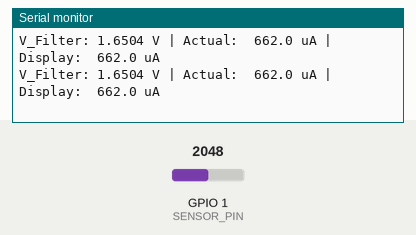
This sketch was run on a simulated ESP32-C3. Shown: the last lines printed to the serial monitor. The inputs (shaded band) are chosen by the test bench; at power-on: GPIO 1 (SENSOR_PIN) = 2048 (analog values on the 0–4095 scale).

Above: at 4.2 s.
4.3 s: GPIO 1 (SENSOR_PIN) set to 3104
At 5.1 s:
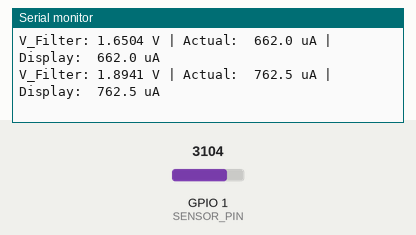
5.8 s: GPIO 1 (SENSOR_PIN) set to 3032
At 5.8 s:
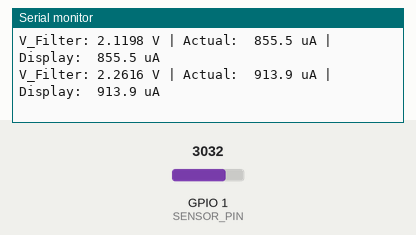
10.3 s: GPIO 1 (SENSOR_PIN) set to 101
At 10.8 s:
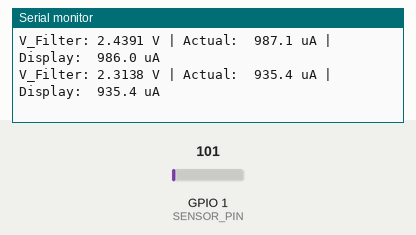
11.8 s: GPIO 1 (SENSOR_PIN) set to 87
At 13.4 s:
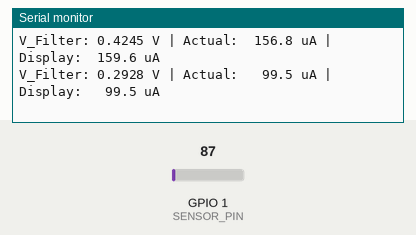
Timing chart, 0 to 14.9 s (numbered marks = the images above; inputs shaded):
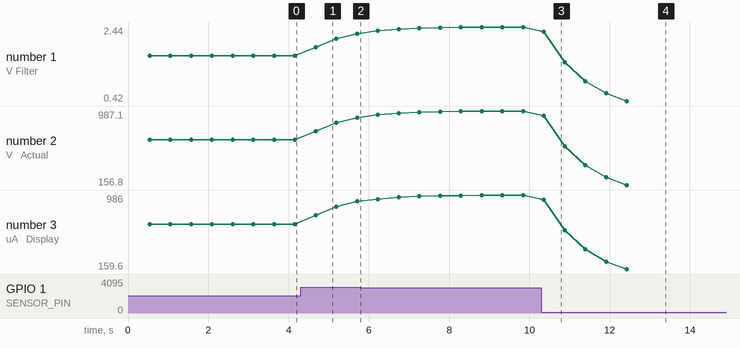

The sketch:

M_HV.ino
```cpp
/**
 * -----------------------------------------------------------------------------
 * @file    33kV_Leakage_Monitor.cpp
 * @brief   Firmware for ESP32-C3 Leakage Current Monitoring (33kV System)
 * @author  Supachok Hornsombat
 * @note    Hardware Revision: Op-Amp Gain = 2x (R11=10k, C8 Removed)
 * -----------------------------------------------------------------------------
 */

#include <Arduino.h>
#include <WiFi.h>
#include "esp_bt.h"

namespace Config {
    constexpr uint8_t  SENSOR_PIN         = 1;
    constexpr uint32_t SERIAL_BAUD        = 115200;

    // [TUNE] DSP Parameters
    constexpr float    EMA_ALPHA          = 0.02f;  // IIR filter coeff (lower = smoother but higher latency)
    constexpr float    DEADBAND_UA        = 3.0f;   // Mute ADC noise floor at 0-load
    constexpr uint16_t OVERSAMPLING_COUNT = 200;    // Trade CPU cycles for virtual resolution
    constexpr float    HYSTERESIS_WINDOW  = 3.0f;   // Display lock window to prevent UI flickering

    constexpr uint32_t PRINT_INTERVAL_MS  = 500;    // Telemetry polling rate (2Hz)
}

/**
 * @class SignalFilter
 * @brief Exponential Moving Average (EMA) Low-pass filter
 */
class SignalFilter {
private:
    float _filteredValue;
    float _alpha;

public:
    SignalFilter(float alpha) : _filteredValue(0.0f), _alpha(alpha) {}

    void setInitialValue(float val) {
        _filteredValue = val;
    }

    float update(float rawValue) {
        _filteredValue = (_alpha * rawValue) + ((1.0f - _alpha) * _filteredValue);
        return _filteredValue;
    }

    float get() const { return _filteredValue; }
};

/**
 * @class HysteresisDisplay
 * @brief Stabilizes display output to prevent flickering values
 */
class HysteresisDisplay {
private:
    float _displayValue;
    float _window;

public:
    HysteresisDisplay(float window) : _displayValue(0.0f), _window(window) {}

    float update(float actualValue) {
        // Fast-tracking for large steps, smooth merging for micro-fluctuations
        if (abs(actualValue - _displayValue) > _window) {
            _displayValue = actualValue;
        } else {
            _displayValue = (0.05f * actualValue) + (0.95f * _displayValue);
        }
        return _displayValue;
    }
};

/**
 * @class CalibratorLUT
 * @brief Linear Interpolation for multi-point calibration data
 */
class CalibratorLUT {
private:
    static constexpr uint8_t NUM_POINTS = 8;

    // [WARN] LUT tied to specific hardware state. Recalibrate if op-amp gain changes.
    const float _rawVoltage[NUM_POINTS] = { 0.0330f, 0.0746f, 0.1016f, 0.1947f, 0.2922f, 0.3378f, 0.3838f, 0.5682f };
    const float _target_uA[NUM_POINTS]  = { 0.0f,    6.6f,    19.0f,   59.2f,   99.2f,   118.6f,  140.0f,  216.0f };

public:
    float convert(float vIn) const {
        // Under-range protection
        if (vIn <= _rawVoltage[0]) return _target_uA[0];

        // Extrapolation for over-range inputs
        if (vIn >= _rawVoltage[NUM_POINTS - 1]) {
            float slope = (_target_uA[NUM_POINTS - 1] - _target_uA[NUM_POINTS - 2]) /
                          (_rawVoltage[NUM_POINTS - 1] - _rawVoltage[NUM_POINTS - 2]);
            return _target_uA[NUM_POINTS - 1] + (slope * (vIn - _rawVoltage[NUM_POINTS - 1]));
        }

        // Standard linear interpolation
        for (uint8_t i = 0; i < NUM_POINTS - 1; ++i) {
            if (vIn >= _rawVoltage[i] && vIn <= _rawVoltage[i + 1]) {
                float slope = (_target_uA[i + 1] - _target_uA[i]) / (_rawVoltage[i + 1] - _rawVoltage[i]);
                return _target_uA[i] + (slope * (vIn - _rawVoltage[i]));
            }
        }
        return 0.0f;
    }
};


// --- Global Instances ---
SignalFilter      adcFilter(Config::EMA_ALPHA);
HysteresisDisplay displayStabilizer(Config::HYSTERESIS_WINDOW);
CalibratorLUT     calibrator;

uint32_t previousSerialMillis = 0;


void disableWirelessRadios() {
    // Kill radios to save power and reduce RF noise coupling into the ADC
    btStop();
    WiFi.disconnect(true);
    WiFi.mode(WIFI_OFF);
}

float readSensorOversampled() {
    uint32_t sum = 0;
    for(uint16_t i = 0; i < Config::OVERSAMPLING_COUNT; ++i) {
        sum += analogRead(Config::SENSOR_PIN);
    }
    return ((sum / (float)Config::OVERSAMPLING_COUNT) * 3.3f) / 4095.0f;
}

void setup() {
    Serial.begin(Config::SERIAL_BAUD);

    disableWirelessRadios();
    analogReadResolution(12);

    // Pre-seed the filter to prevent ramp-up latency on boot
    adcFilter.setInitialValue((analogRead(Config::SENSOR_PIN) * 3.3f) / 4095.0f);

    Serial.println("\n[SYSTEM BOOT] 33kV Leakage Monitor initialized");
}

void loop() {
    uint32_t currentMillis = millis();

    // Data Acquisition Pipeline
    float rawVolts = readSensorOversampled();
    float filteredVolts = adcFilter.update(rawVolts);

    // Feature Extraction
    float actualLeakage_uA = calibrator.convert(filteredVolts);

    // Noise Rejection
    if (actualLeakage_uA < Config::DEADBAND_UA) {
        actualLeakage_uA = 0.0f;
    }

    // UI Stabilization
    float displayLeakage_uA = displayStabilizer.update(actualLeakage_uA);

    // Asynchronous Telemetry Stream
    if (currentMillis - previousSerialMillis >= Config::PRINT_INTERVAL_MS) {
        previousSerialMillis = currentMillis;

        Serial.printf("V_Filter: %4.4f V | Actual: %6.1f uA | Display: %6.1f uA\n",
                      filteredVolts, actualLeakage_uA, displayLeakage_uA);
    }
}
```

Measured:
- the behaviour switches between 93 and 92 on GPIO 1 (SENSOR_PIN) (found by bisection; images 3 and 4)
- after the input at 4.3 s, the serial monitor: prints a new line after 0.37 s (image 1)
- after the input at 10.3 s, the serial monitor: prints a new line after 0.06 s (image 3)
- after the input at 11.8 s, the serial monitor: prints a new line after 0.11 s (image 4)
- plotted number 1: 1.65 → 2.26 after the input at 4.3 s, 2.26 → 2.44 after the input at 5.8 s, 2.44 → 0.96 after the input at 10.3 s, 0.96 → 0.42 after the input at 11.8 s
- plotted number 2: 662 → 913.9 after the input at 4.3 s, 913.9 → 987.1 after the input at 5.8 s, 987.1 → 378.6 after the input at 10.3 s, 378.6 → 156.8 after the input at 11.8 s
- plotted number 3: 662 → 913.9 after the input at 4.3 s, 913.9 → 986 after the input at 5.8 s, 986 → 378.6 after the input at 10.3 s, 378.6 → 159.6 after the input at 11.8 s
